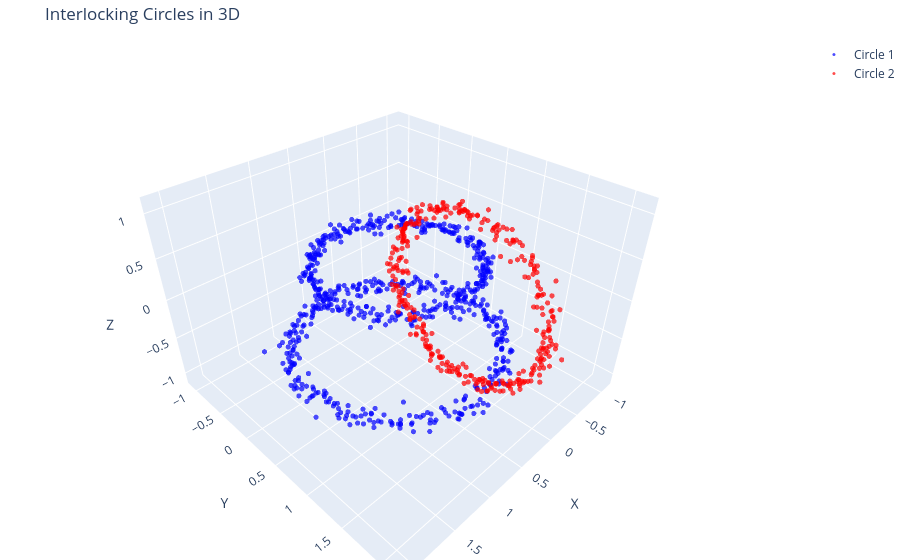

Notebook cell for this chart:
### Code cell
X, y = make_single_interlocking_chain(n_samples=1000, noise=0.05, random_state=42)

# Create interactive 3D scatter plot
fig = go.Figure()

# Plot first circle (label = 0)
fig.add_trace(go.Scatter3d(
    x=X[y == 0, 0], 
    y=X[y == 0, 1], 
    z=X[y == 0, 2],
    mode='markers',
    marker=dict(size=3, color='blue', opacity=0.7),
    name="Circle 1"
))

# Plot second circle (label = 1)
fig.add_trace(go.Scatter3d(
    x=X[y == 1, 0], 
    y=X[y == 1, 1], 
    z=X[y == 1, 2],
    mode='markers',
    marker=dict(size=3, color='red', opacity=0.7),
    name="Circle 2"
))

fig.update_layout(
    title="Interlocking Circles in 3D",
    scene=dict(
        xaxis_title="X",
        yaxis_title="Y",
        zaxis_title="Z"
    ),
    margin=dict(l=0, r=0, b=0, t=40)
)

fig.show()

### Figure 1 — Plotly figure (JSON) as saved in the notebook; plotly's stock layout.template omitted (floating-point values rounded to 4 significant figures; data arrays with more than 128 entries replaced by an {"elided": "..."} marker saying what was removed)
{"data": [{"marker": {"color": "blue", "opacity": 0.7, "size": 3}, "mode": "markers", "name": "Circle 1", "type": "scatter3d", "x": {"elided": "666 float values"}, "y": {"elided": "666 float values"}, "z": {"elided": "666 float values"}}, {"marker": {"color": "red", "opacity": 0.7, "size": 3}, "mode": "markers", "name": "Circle 2", "type": "scatter3d", "x": {"elided": "333 float values"}, "y": {"elided": "333 float values"}, "z": {"elided": "333 float values"}}], "layout": {"margin": {"b": 0, "l": 0, "r": 0, "t": 40}, "scene": {"xaxis": {"title": {"text": "X"}}, "yaxis": {"title": {"text": "Y"}}, "zaxis": {"title": {"text": "Z"}}}, "title": {"text": "Interlocking Circles in 3D"}}}
